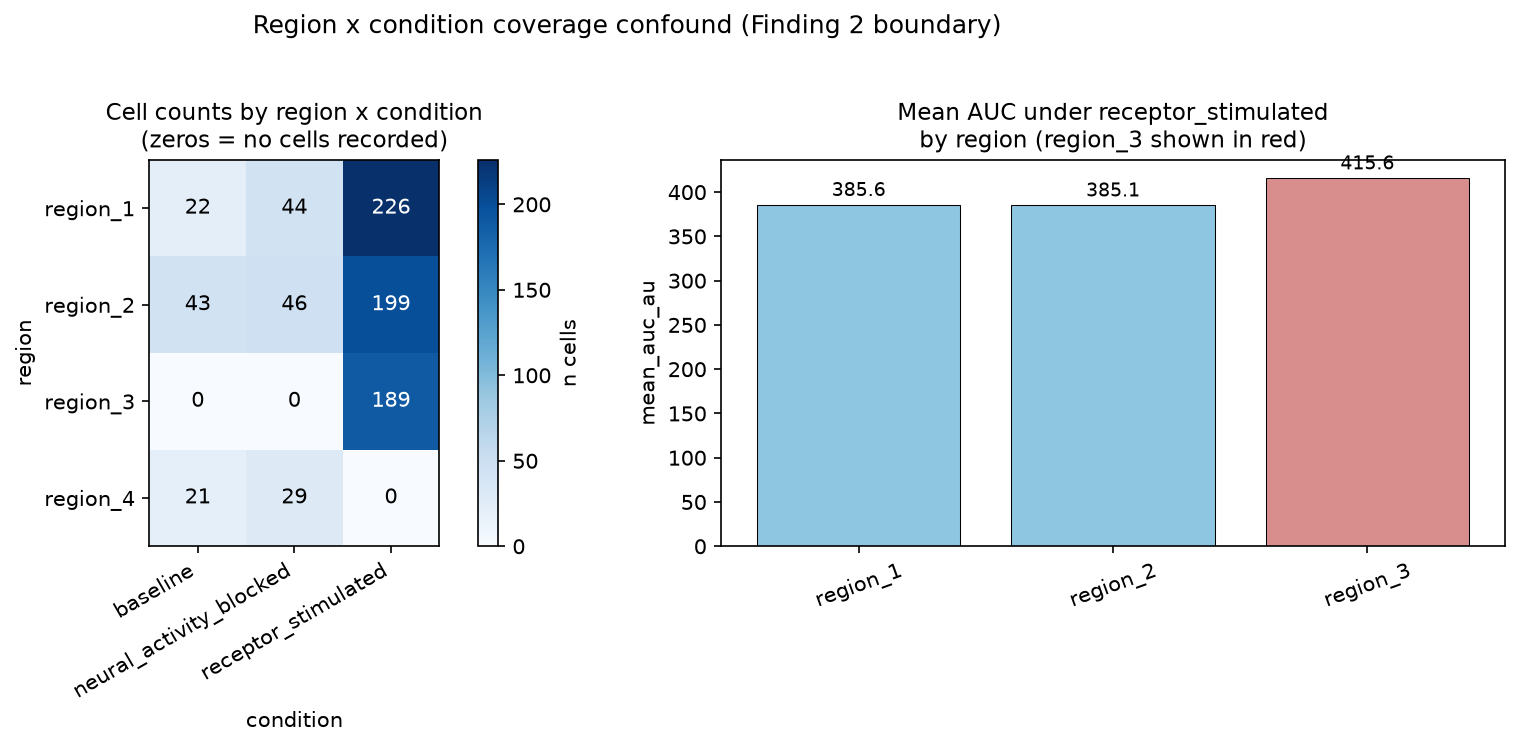

The Python source for this figure:
#!/usr/bin/env python3
"""Supporting figure for Finding 2: region x condition coverage matrix and
within-receptor-stimulated AUC by region, illustrating the region x condition
coverage confound.
"""
import matplotlib
matplotlib.use("Agg")
import matplotlib.pyplot as plt
import numpy as np
import pandas as pd
from pathlib import Path

BASE = "/data/user/conversations/conv-3b1fef04-0d44-4901-ba71-4d83eb3a2660/project"
df = pd.read_csv(BASE + "/data/cellular_calcium_response_summaries.tsv", sep="\t")
df["region"] = df["anatomical_region_id"]
OUT = Path(BASE) / "output"

regions = ["region_1", "region_2", "region_3", "region_4"]
conds = ["baseline", "neural_activity_blocked", "receptor_stimulated"]
cov = df.groupby(["region", "condition"]).size().unstack(fill_value=0)
cov = cov.reindex(index=regions, columns=conds)
cov = cov.fillna(0)

# within receptor_stimulated AUC by region
rs = df[df.condition == "receptor_stimulated"]
auc_by_region = rs.groupby("region")["mean_auc_au"].agg(["mean", "count"])
auc_by_region = auc_by_region.reindex(regions)

fig, (ax1, ax2) = plt.subplots(1, 2, figsize=(12, 5), facecolor="white")

# Heatmap of coverage
im = ax1.imshow(cov.values, cmap="Blues", vmin=0, vmax=float(cov.values.max()))
ax1.set_xticks(np.arange(len(conds))); ax1.set_xticklabels(conds, rotation=30, ha="right")
ax1.set_yticks(np.arange(len(regions))); ax1.set_yticklabels(regions)
for i in range(len(regions)):
    for j in range(len(conds)):
        v = int(cov.values[i, j])
        ax1.text(j, i, str(v), ha="center", va="center",
                 color="black" if v < float(cov.values.max()) * 0.6 else "white", fontsize=10)
ax1.set_xlabel("condition"); ax1.set_ylabel("region")
ax1.set_title("Cell counts by region x condition\n(zeros = no cells recorded)", fontsize=11)
fig.colorbar(im, ax=ax1, label="n cells")

# within receptor-stimulated AUC by region
labels = [r for r in regions]
vals = auc_by_region["mean"].dropna().tolist()
present = [r for r in regions if r in auc_by_region.index and not np.isnan(auc_by_region.loc[r, "mean"])]
vals = [auc_by_region.loc[r, "mean"] for r in present]
colors = ["#D98E8E" if r == "region_3" else "#8EC5E0" for r in present]
ax2.bar(present, vals, color=colors, edgecolor="black", linewidth=0.5)
for r, v in zip(present, vals):
    ax2.text(r, v + 5, f"{v:.1f}", ha="center", va="bottom", fontsize=9)
ax2.set_ylabel("mean_auc_au")
ax2.set_title("Mean AUC under receptor_stimulated\nby region (region_3 shown in red)", fontsize=11)
ax2.tick_params(axis="x", rotation=20)
plt.suptitle("Region x condition coverage confound (Finding 2 boundary)", fontsize=12, y=0.99)
plt.tight_layout(rect=[0, 0, 1, 0.97])
plt.savefig(OUT / "fig_region_coverage.png", dpi=150, bbox_inches="tight")
print("wrote fig_region_coverage.png")
